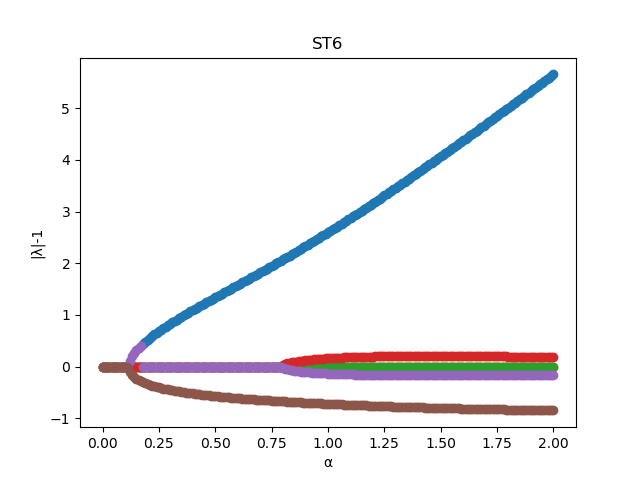

Source code (Python):
import numpy as np
import matplotlib.pyplot as plt

# Define the degree of the polynomial
NDEG = 6

# Open the output file
# Using 'with open' ensures the file is properly closed even if errors occur.
try:
    with open('st6.dat', 'w') as f_out:
        # Loop for parameter A from 0.0 to 1.0 with a step of 0.01
        # np.arange handles floating-point steps more reliably than a simple while loop.
        # Adding a small epsilon to the stop value to ensure 1.0 is included due to
        # floating point precision issues.
        plot_x = np.arange(0.0, 2.0001, 0.01)
        plot_y = [[] for _ in range(NDEG) ]
        for a_val in plot_x:
            # Define the imaginary unit
            iu = 0.0 + 1.0j

            # Define the coefficients of the polynomial z^2 + (2*i*A)*z - 1 = 0
            # numpy.roots expects coefficients in descending order of power: [c_n, c_{n-1}, ..., c_0]
            # For a quadratic equation c2*z^2 + c1*z + c0 = 0
            # Here, c2 = 1, c1 = 2*iu*a_val, c0 = -1
            coefficients = [1.0, +33./10.*iu*a_val, -21./5.*iu*a_val, +39./5.*iu*a_val, -21./5.*iu*a_val, +33./10.*iu*a_val, -1.0]

            # Calculate the roots of the polynomial
            # np.roots returns an array of roots
            roots = np.roots(coefficients)

            # Iterate through the calculated roots
            for i in range(NDEG):
                root = roots[i]
                # Calculate the stability check: |root| - 1
                stability_check = abs(root) - 1.0
                plot_y[i].append(stability_check)
                # Print to standard output (console)
                # Mimicking Fortran's E15.7 format for scientific notation
                print(f"{a_val:15.7E} {root.real:15.7E} {root.imag:15.7E} {stability_check:15.7E}")

            # Write to the output file
            # The Fortran code writes all roots on one line for each A value.
            # We will format the output similarly.
            # The Fortran format '30E15.7' suggests 30 fields, each 15 chars wide, 7 decimal places.
            # For NDEG=2, we have A, (REAL(R1), IMAG(R1), ABS(R1)), (REAL(R2), IMAG(R2), ABS(R2))
            # This makes 1 + 3*NDEG = 1 + 3*2 = 7 fields. The Fortran format is quite generous.
            # We'll stick to the required number of fields for our output.
            file_output_line = f"{a_val:15.7E}"
            for i in range(NDEG):
                root = roots[i]
                file_output_line += f" {root.real:15.7E} {root.imag:15.7E} {abs(root):15.7E}"
            f_out.write(file_output_line + "\n")

        #
        # plot
        #
        plt.gca().clear()
        plt.title('ST6')
        plt.xlabel(r'α')
        plt.ylabel(r'|λ|-1')
        for i in range(NDEG):
            plt.plot(plot_x,plot_y[i], marker='o', linestyle='None')
        plt.show()
        plt.savefig("st6.png")
            
except Exception as e:
    print(f"An error occurred: {e}")

print("Program finished. Results written to st6.dat")
